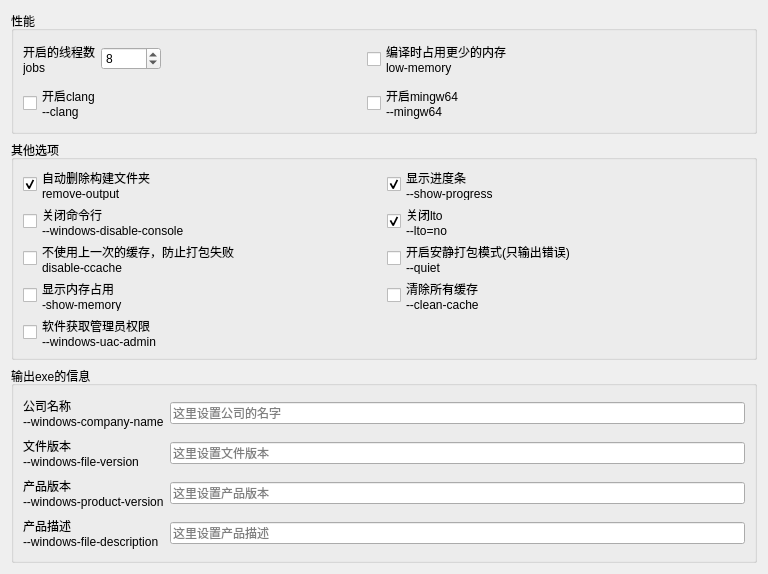
          <widget class="QWidget" name="scrollAreaWidgetContents">
           <property name="geometry">
            <rect>
             <x>0</x>
             <y>0</y>
             <width>768</width>
             <height>556</height>
            </rect>
           </property>
           <layout class="QVBoxLayout" name="verticalLayout_2">
            <item>
             <widget class="QGroupBox" name="groupBox_2">
              <property name="sizePolicy">
               <sizepolicy hsizetype="Preferred" vsizetype="Maximum">
                <horstretch>0</horstretch>
                <verstretch>0</verstretch>
               </sizepolicy>
              </property>
              <property name="title">
               <string>性能</string>
              </property>
              <layout class="QGridLayout" name="gridLayout_3">
               <item row="0" column="0">
                <layout class="QHBoxLayout" name="horizontalLayout_7" stretch="0,0">
                 <property name="spacing">
                  <number>0</number>
                 </property>
                 <property name="rightMargin">
                  <number>200</number>
                 </property>
                 <item>
                  <widget class="QLabel" name="label_3">
                   <property name="maximumSize">
                    <size>
                     <width>78</width>
                     <height>16777215</height>
                    </size>
                   </property>
                   <property name="toolTip">
                    <string>该控件有更详细的说明，请点击右上角的小图标再点击这里</string>
                   </property>
                   <property name="statusTip">
                    <string>该控件有更详细的说明，请点击右上角的小图标再点击这里</string>
                   </property>
                   <property name="whatsThis">
                    <string>请不要设置大于自己电脑核心的线程，通常设置为6或者8即可</string>
                   </property>
                   <property name="text">
                    <string>&lt;html&gt;&lt;head/&gt;&lt;body&gt;&lt;p&gt;开启的线程数&lt;br/&gt;jobs&lt;/p&gt;&lt;/body&gt;&lt;/html&gt;</string>
                   </property>
                   <property name="alignment">
                    <set>Qt::AlignLeading|Qt::AlignLeft|Qt::AlignVCenter</set>
                   </property>
                  </widget>
                 </item>
                 <item>
                  <widget class="QSpinBox" name="jobs">
                   <property name="maximumSize">
                    <size>
                     <width>60</width>
                     <height>16777215</height>
                    </size>
                   </property>
                   <property name="minimum">
                    <number>1</number>
                   </property>
                   <property name="maximum">
                    <number>64</number>
                   </property>
                   <property name="value">
                    <number>8</number>
                   </property>
                  </widget>
                 </item>
                </layout>
               </item>
               <item row="1" column="0">
                <widget class="QCheckBox" name="CBClang">
                 <property name="toolTip">
                  <string>&lt;html&gt;&lt;head/&gt;&lt;body&gt;&lt;p&gt;速度最快，比mingw64最快能快5倍以上，但是打包报错概率提高，同时你需要自己下载clang编译器，第一次可以尝试，失败后再用mingw64&lt;/p&gt;&lt;/body&gt;&lt;/html&gt;</string>
                 </property>
                 <property name="statusTip">
                  <string>速度最快，比mingw64最快能快5倍以上，但是打包报错概率提高，同时你需要自己下载clang编译器，第一次可以尝试，失败后再用mingw64</string>
                 </property>
                 <property name="whatsThis">
                  <string>速度最快，比mingw64最快能快5倍以上，但是打包报错概率提高，同时你需要自己下载clang编译器，第一次可以尝试，失败后再用mingw64</string>
                 </property>
                 <property name="text">
                  <string>开启clang
--clang</string>
                 </property>
                </widget>
               </item>
               <item row="1" column="1">
                <widget class="QCheckBox" name="CBMingw64">
                 <property name="enabled">
                  <bool>true</bool>
                 </property>
                 <property name="toolTip">
                  <string>&lt;html&gt;&lt;head/&gt;&lt;body&gt;&lt;p&gt;该选项用来开启mingw64进行加速，nuitka会自动下载&lt;/p&gt;&lt;/body&gt;&lt;/html&gt;</string>
                 </property>
                 <property name="statusTip">
                  <string>该选项用来开启mingw64进行加速，nuitka会自动下载，该选项加上lto=no可以提高打包成功概率，如果该选项也失败可以取消勾选而用MSVC</string>
                 </property>
                 <property name="whatsThis">
                  <string>&lt;html&gt;&lt;head/&gt;&lt;body&gt;&lt;p&gt;该选项用来开启mingw64进行加速，nuitka会自动下载，该选项加上lto=no可以提高打包成功概率，如果该选项也失败可以取消勾选而用MSVC&lt;/p&gt;&lt;/body&gt;&lt;/html&gt;</string>
                 </property>
                 <property name="text">
                  <string>开启mingw64
--mingw64 </string>
                 </property>
                 <property name="checked">
                  <bool>false</bool>
                 </property>
                </widget>
               </item>
               <item row="0" column="1">
                <widget class="QCheckBox" name="CBLowMemory">
                 <property name="toolTip">
                  <string>该选项会降低打包速度</string>
                 </property>
                 <property name="statusTip">
                  <string>该选项会降低打包速度</string>
                 </property>
                 <property name="whatsThis">
                  <string>该选项会降低打包速度</string>
                 </property>
                 <property name="text">
                  <string>编译时占用更少的内存
low-memory</string>
                 </property>
                </widget>
               </item>
              </layout>
             </widget>
            </item>
            <item>
             <widget class="QGroupBox" name="groupBox_4">
              <property name="minimumSize">
               <size>
                <width>0</width>
                <height>220</height>
               </size>
              </property>
              <property name="title">
               <string>其他选项</string>
              </property>
              <layout class="QGridLayout" name="gridLayout_5">
               <item row="0" column="0">
                <widget class="QCheckBox" name="CBRemoveOutput">
                 <property name="toolTip">
                  <string>remove-output</string>
                 </property>
                 <property name="statusTip">
                  <string>自动删除构建文件夹</string>
                 </property>
                 <property name="whatsThis">
                  <string>自动删除构建文件夹</string>
                 </property>
                 <property name="text">
                  <string>自动删除构建文件夹
remove-output</string>
                 </property>
                 <property name="checked">
                  <bool>true</bool>
                 </property>
                </widget>
               </item>
               <item row="5" column="0">
                <widget class="QCheckBox" name="CBDisableCcache">
                 <property name="toolTip">
                  <string>该控件有更详细的说明，请点击右上角的小图标再点击这里</string>
                 </property>
                 <property name="statusTip">
                  <string>当你频繁打包失败的时候可以开起来，平时尽量关闭，关闭这个选项能加快打包速度</string>
                 </property>
                 <property name="whatsThis">
                  <string>当你频繁打包失败的时候可以开起来，平时尽量关闭，关闭这个选项能加快打包速度</string>
                 </property>
                 <property name="text">
                  <string>不使用上一次的缓存，防止打包失败
disable-ccache</string>
                 </property>
                </widget>
               </item>
               <item row="7" column="0">
                <widget class="QCheckBox" name="CBShowMemory">
                 <property name="toolTip">
                  <string>显示内存</string>
                 </property>
                 <property name="statusTip">
                  <string>显示内存</string>
                 </property>
                 <property name="whatsThis">
                  <string>显示内存</string>
                 </property>
                 <property name="text">
                  <string>显示内存占用
-show-memory</string>
                 </property>
                </widget>
               </item>
               <item row="5" column="1">
                <widget class="QCheckBox" name="CBQuiet">
                 <property name="toolTip">
                  <string>该控件有更详细的说明，请点击右上角的小图标再点击这里</string>
                 </property>
                 <property name="statusTip">
                  <string>这个选项只会输出错误</string>
                 </property>
                 <property name="whatsThis">
                  <string>这个选项只会输出错误</string>
                 </property>
                 <property name="text">
                  <string>开启安静打包模式(只输出错误)
--quiet</string>
                 </property>
                </widget>
               </item>
               <item row="1" column="0">
                <widget class="QCheckBox" name="CBDisableConsole">
                 <property name="toolTip">
                  <string>该控件有更详细的说明，请点击右上角的小图标再点击这里</string>
                 </property>
                 <property name="statusTip">
                  <string>请不要在一开始直接使用，请确保自己的程序打包之后能够运行再开启这个选项</string>
                 </property>
                 <property name="whatsThis">
                  <string>请不要在一开始直接使用，请确保自己的程序打包之后能够运行再开启这个选项</string>
                 </property>
                 <property name="text">
                  <string>关闭命令行
--windows-disable-console</string>
                 </property>
                </widget>
               </item>
               <item row="1" column="1">
                <widget class="QCheckBox" name="CBLto">
                 <property name="enabled">
                  <bool>true</bool>
                 </property>
                 <property name="toolTip">
                  <string>&lt;html&gt;&lt;head/&gt;&lt;body&gt;&lt;p&gt;关闭LTO能避免来自编译器的错误，LTO在nuitka是默认开启的&lt;/p&gt;&lt;/body&gt;&lt;/html&gt;</string>
                 </property>
                 <property name="statusTip">
                  <string>关闭LTO能避免来自编译器的错误，LTO在nuitka是默认开启的</string>
                 </property>
                 <property name="whatsThis">
                  <string>关闭LTO能避免来自编译器的错误，LTO在nuitka是默认开启的</string>
                 </property>
                 <property name="text">
                  <string>关闭lto
--lto=no</string>
                 </property>
                 <property name="checked">
                  <bool>true</bool>
                 </property>
                </widget>
               </item>
               <item row="0" column="1">
                <widget class="QCheckBox" name="CBShowProgress">
                 <property name="toolTip">
                  <string>可以在打包的时候显示更多的进度条</string>
                 </property>
                 <property name="statusTip">
                  <string>可以在打包的时候显示更多的进度条</string>
                 </property>
                 <property name="whatsThis">
                  <string>可以在打包的时候显示更多的进度条</string>
                 </property>
                 <property name="text">
                  <string>显示进度条
--show-progress</string>
                 </property>
                 <property name="checked">
                  <bool>true</bool>
                 </property>
                </widget>
               </item>
               <item row="7" column="1">
                <widget class="QCheckBox" name="CBCleanCache">
                 <property name="toolTip">
                  <string>remove-output</string>
                 </property>
                 <property name="statusTip">
                  <string>自动删除构建文件夹</string>
                 </property>
                 <property name="whatsThis">
                  <string>自动删除构建文件夹</string>
                 </property>
                 <property name="text">
                  <string>清除所有缓存
--clean-cache</string>
                 </property>
                </widget>
               </item>
               <item row="8" column="0">
                <widget class="QCheckBox" name="CBwindowsUacAdmin">
                 <property name="toolTip">
                  <string>&lt;html&gt;&lt;head/&gt;&lt;body&gt;&lt;p&gt;软件被运行的时候会向用户请求管理员权限运行(仅window)&lt;/p&gt;&lt;/body&gt;&lt;/html&gt;</string>
                 </property>
                 <property name="statusTip">
                  <string>软件被运行的时候会向用户请求管理员权限运行(仅window)</string>
                 </property>
                 <property name="whatsThis">
                  <string>软件被运行的时候会向用户请求管理员权限运行(仅window)</string>
                 </property>
                 <property name="text">
                  <string>软件获取管理员权限
--windows-uac-admin</string>
                 </property>
                </widget>
               </item>
              </layout>
             </widget>
            </item>
            <item>
             <widget class="QGroupBox" name="groupBox_3">
              <property name="minimumSize">
               <size>
                <width>0</width>
                <height>197</height>
               </size>
              </property>
              <property name="title">
               <string>输出exe的信息</string>
              </property>
              <layout class="QGridLayout" name="gridLayout_4">
               <item row="1" column="1">
                <widget class="QLineEdit" name="LEFileVersion">
                 <property name="toolTip">
                  <string>文件版本</string>
                 </property>
                 <property name="statusTip">
                  <string>文件版本</string>
                 </property>
                 <property name="whatsThis">
                  <string>文件版本</string>
                 </property>
                 <property name="placeholderText">
                  <string>这里设置文件版本</string>
                 </property>
                </widget>
               </item>
               <item row="2" column="0">
                <widget class="QLabel" name="LBProductVersion">
                 <property name="sizePolicy">
                  <sizepolicy hsizetype="Preferred" vsizetype="Maximum">
                   <horstretch>0</horstretch>
                   <verstretch>0</verstretch>
                  </sizepolicy>
                 </property>
                 <property name="toolTip">
                  <string>产品的版本</string>
                 </property>
                 <property name="statusTip">
                  <string>产品的版本</string>
                 </property>
                 <property name="whatsThis">
                  <string>产品的版本</string>
                 </property>
                 <property name="text">
                  <string>产品版本
--windows-product-version</string>
                 </property>
                </widget>
               </item>
               <item row="0" column="1">
                <widget class="QLineEdit" name="LECompanyName">
                 <property name="toolTip">
                  <string>这里设置公司的名字</string>
                 </property>
                 <property name="statusTip">
                  <string>这里设置公司的名字</string>
                 </property>
                 <property name="whatsThis">
                  <string>这里设置公司的名字</string>
                 </property>
                 <property name="placeholderText">
                  <string>这里设置公司的名字</string>
                 </property>
                </widget>
               </item>
               <item row="1" column="0">
                <widget class="QLabel" name="LBFileVersion">
                 <property name="sizePolicy">
                  <sizepolicy hsizetype="Preferred" vsizetype="Maximum">
                   <horstretch>0</horstretch>
                   <verstretch>0</verstretch>
                  </sizepolicy>
                 </property>
                 <property name="toolTip">
                  <string>文件版本</string>
                 </property>
                 <property name="statusTip">
                  <string>文件版本</string>
                 </property>
                 <property name="whatsThis">
                  <string>文件版本</string>
                 </property>
                 <property name="text">
                  <string>文件版本
--windows-file-version</string>
                 </property>
                </widget>
               </item>
               <item row="2" column="1">
                <widget class="QLineEdit" name="LEProductVersion">
                 <property name="toolTip">
                  <string>产品的版本</string>
                 </property>
                 <property name="statusTip">
                  <string>产品的版本</string>
                 </property>
                 <property name="whatsThis">
                  <string>产品的版本</string>
                 </property>
                 <property name="placeholderText">
                  <string>这里设置产品版本</string>
                 </property>
                </widget>
               </item>
               <item row="0" column="0">
                <widget class="QLabel" name="LBCompanyName">
                 <property name="sizePolicy">
                  <sizepolicy hsizetype="Preferred" vsizetype="Maximum">
                   <horstretch>0</horstretch>
                   <verstretch>0</verstretch>
                  </sizepolicy>
                 </property>
                 <property name="toolTip">
                  <string>这里设置公司的名字</string>
                 </property>
                 <property name="statusTip">
                  <string>这里设置公司的名字</string>
                 </property>
                 <property name="whatsThis">
                  <string>这里设置公司的名字</string>
                 </property>
                 <property name="text">
                  <string>公司名称
--windows-company-name</string>
                 </property>
                </widget>
               </item>
               <item row="3" column="0">
                <widget class="QLabel" name="LBFileDescription">
                 <property name="sizePolicy">
                  <sizepolicy hsizetype="Preferred" vsizetype="Maximum">
                   <horstretch>0</horstretch>
                   <verstretch>0</verstretch>
                  </sizepolicy>
                 </property>
                 <property name="toolTip">
                  <string>产品的描述</string>
                 </property>
                 <property name="statusTip">
                  <string>产品的描述</string>
                 </property>
                 <property name="whatsThis">
                  <string>产品的描述</string>
                 </property>
                 <property name="text">
                  <string>产品描述
--windows-file-description</string>
                 </property>
                </widget>
               </item>
               <item row="3" column="1">
                <widget class="QLineEdit" name="LEFileDescription">
                 <property name="toolTip">
                  <string>产品的描述</string>
                 </property>
                 <property name="statusTip">
                  <string>产品的描述</string>
                 </property>
                 <property name="whatsThis">
                  <string>产品的描述</string>
                 </property>
                 <property name="placeholderText">
                  <string>这里设置产品描述</string>
                 </property>
                </widget>
               </item>
              </layout>
             </widget>
            </item>
           </layout>
          </widget>
